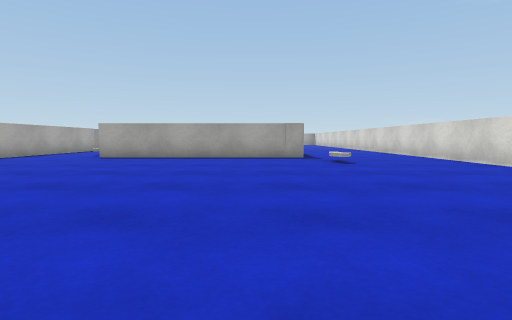
view 1 (above)

24 first-person views from a walk through a 3-D level made in the Unity game engine. The camera is 0.55 m above the floor, tilts 4° down and sees 80° across. The floor is counted in squares, 1 m on a side. Each view is taken from the middle of a square. On the plan, view 1 faces up. The plan holds only what a view shows up to about 9 squares ahead; the rest is blank. The place goes on beyond the plan. The player is left out. Surface patterns are stand-ins for the level's own textures.

view 2
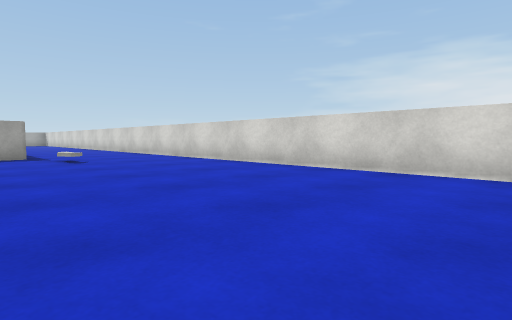

view 3
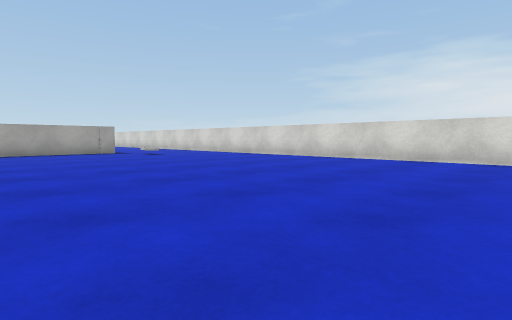

view 4
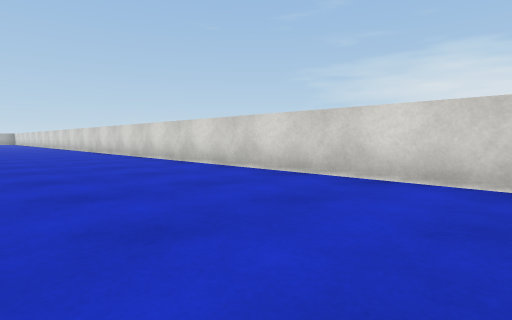

view 5
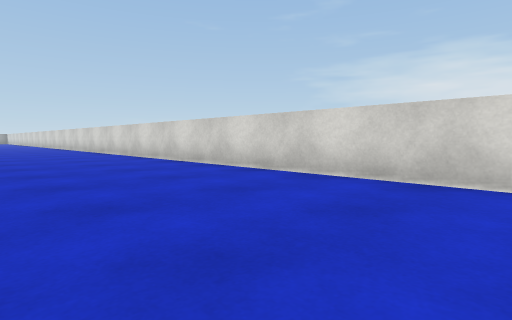

view 6
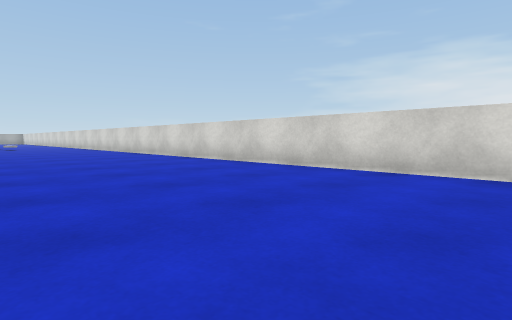

view 7
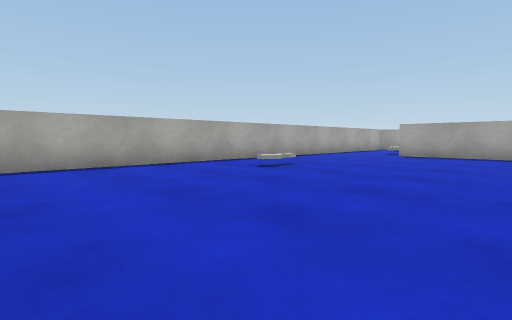

view 8
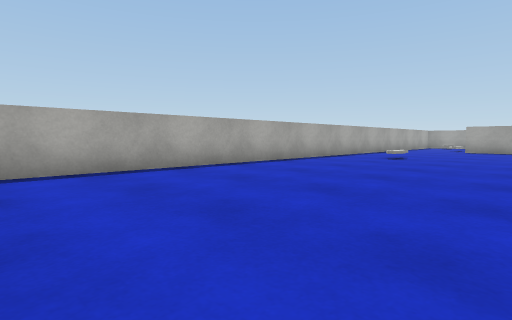

view 9
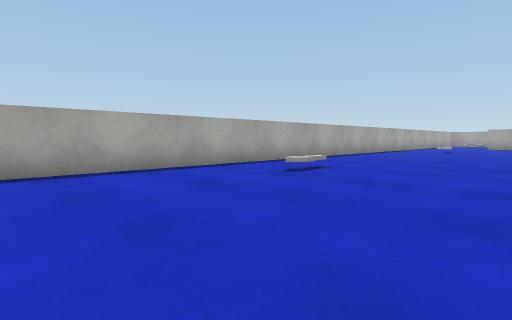

view 10
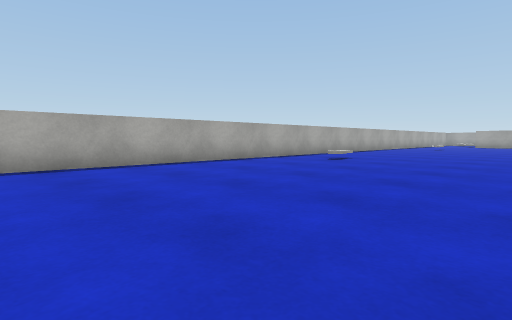

view 11
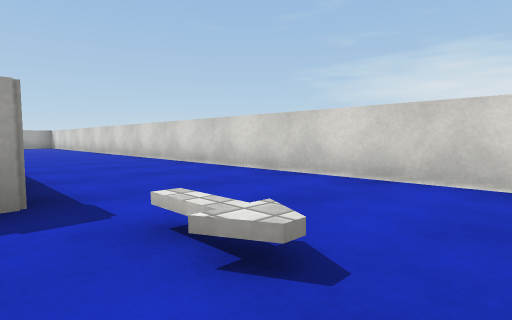

view 12
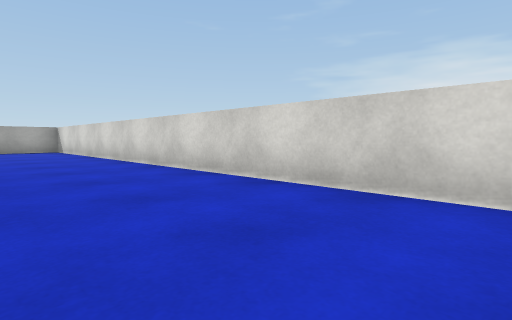

view 13
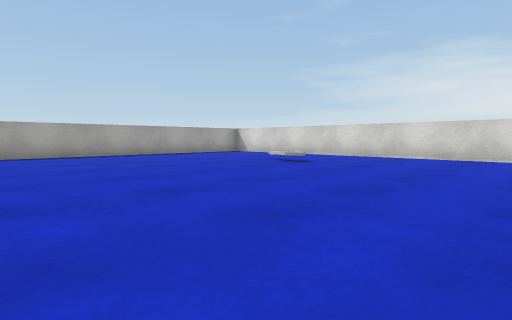

view 14
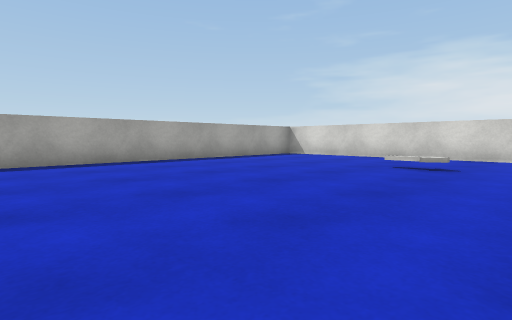

view 15
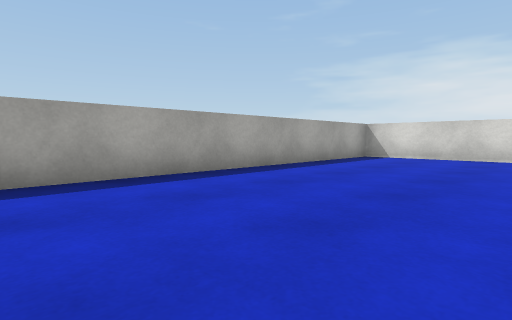

view 16
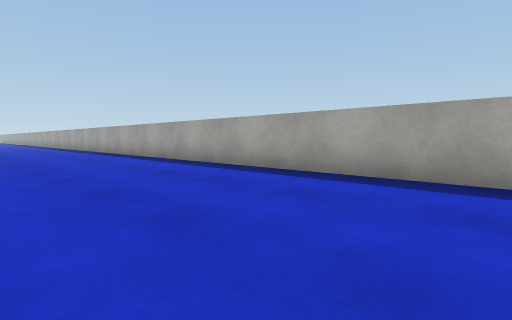

view 17
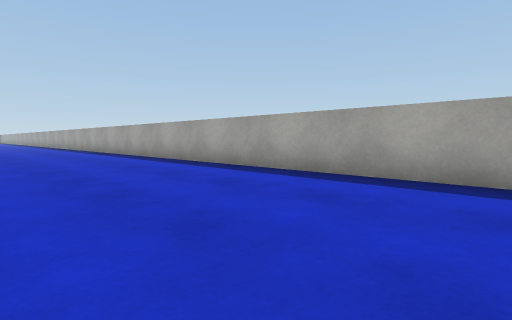

view 18
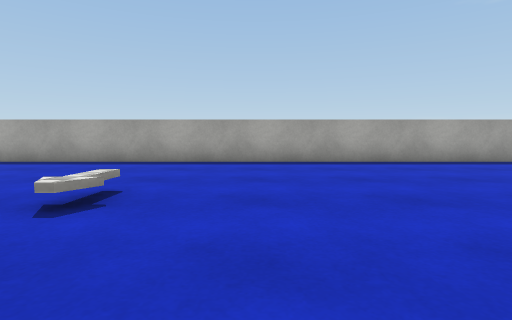

view 19
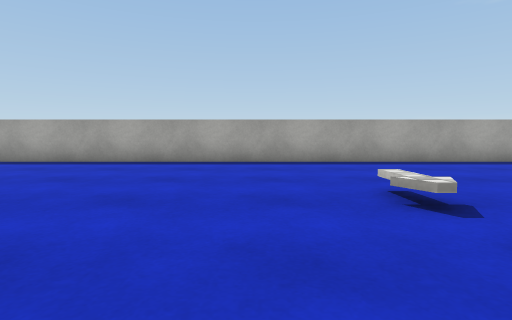

view 20
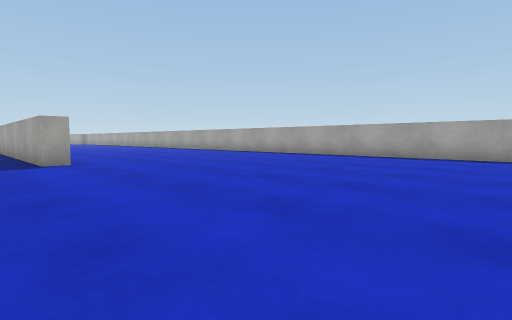

view 21
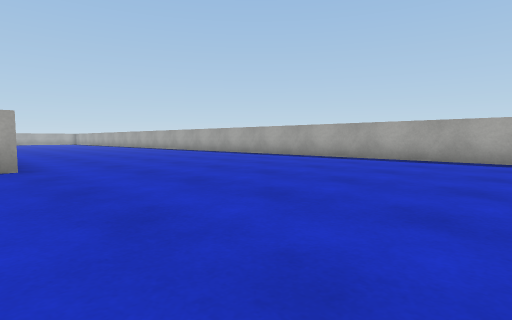

view 22
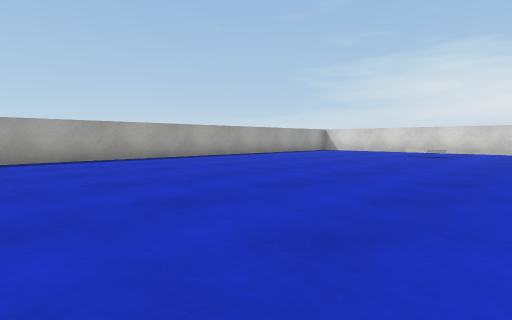

view 23
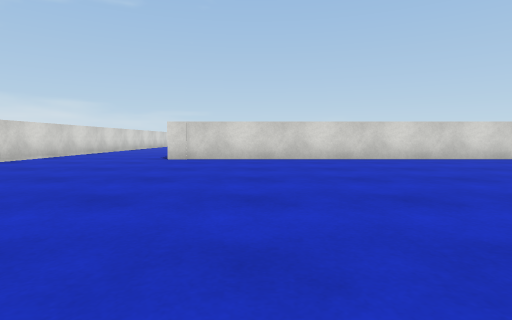

view 24
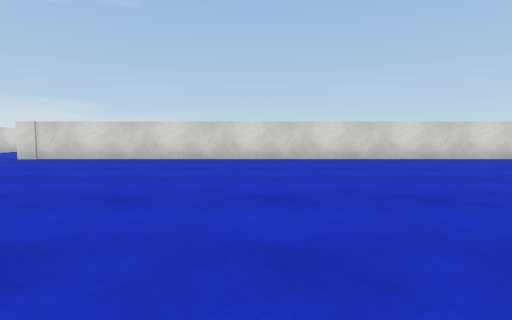

### Floor plan
Points are (right, up) in squares from view 1. A wall is a line through its corners. A room is listed if a view was taken in it or the views show most of it. See-through windows are left out.
Room 1 (views 1, 2, 3, 4, 5, 6, 7, 8, 9, 10, 11)
walls: (-7.2, 5.6) (-7.2, -12.5); (1.5, 9) (-4.6, 9); (5.1, -12.8) (5.1, 7.6); (-7.2, 9.1) (-7.2, 8.6)
ways out: opening at (3, 7.3) to room 2; opening at (-5.5, 9)
objects: other object (-5, -5); other object (-5, 4); other object (2, 7)
Room 2 (views 12, 13, 14, 15, 16, 17, 18, 19, 20, 21, 22, 23, 24)
walls: (-11.9, 14.9) (1.4, 14.9); (5.1, 7.6) (5.1, 25.8); (4.6, 26.3) (-24.5, 26.3)
ways out: opening at (3, 7.3) to room 1
objects: other object (-17, 22); other object (2, 21)

Where each view was taken, in squares from view 1:
view 1: 0 up, 0 right, facing up
view 2: 1 down, 0 right, facing up-right
view 3: 3 down, 3 left, facing up-right
view 4: 8 down, 1 right, facing up-right
view 5: 13 down, 1 right, facing up-right
view 6: 11 down, 0 right, facing up-right
view 7: 1 down, 1 left, facing up-left
view 8: 5 down, 2 left, facing up-left
view 9: 10 down, 2 left, facing up-left
view 10: 13 down, 1 left, facing up-left
view 11: 6 up, 1 right, facing up-right
view 12: 12 up, 2 right, facing up-right
view 13: 16 up, 4 left, facing up-right
view 14: 19 up, 4 left, facing up-right
view 15: 22 up, 4 left, facing up-right
view 16: 22 up, 2 left, facing up-left
view 17: 22 up, 5 left, facing up-left
view 18: 19 up, 15 left, facing up
view 19: 19 up, 18 left, facing up
view 20: 17 up, 19 left, facing up-left
view 21: 18 up, 20 left, facing up-left
view 22: 18 up, 8 left, facing up-right
view 23: 23 up, 1 left, facing down
view 24: 23 up, 5 left, facing down
